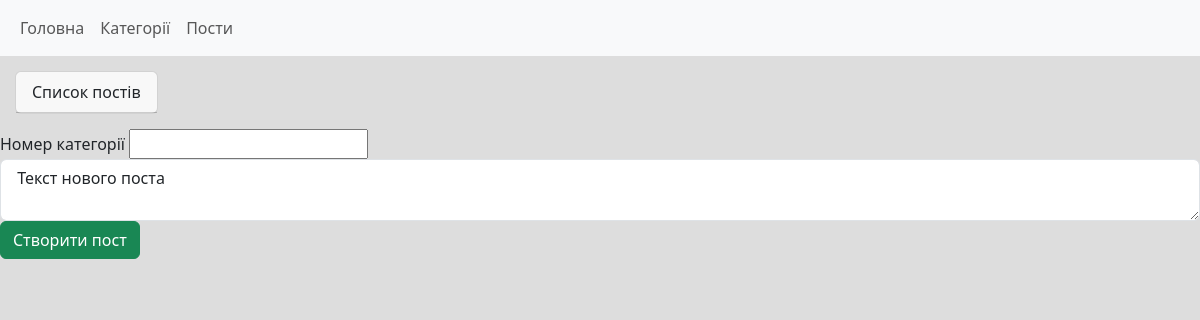
/categories/3, run on an earlier commit of the app's database.
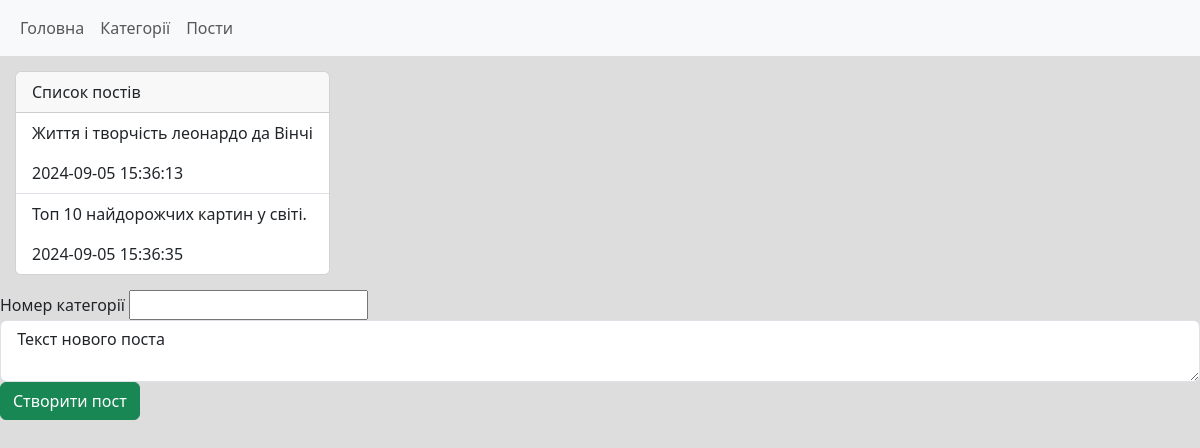
And on a later commit of the database.
### tables this page shows
CREATE TABLE post(
	post_id INTEGER PRIMARY KEY AUTOINCREMENT,
	category_id INTEGER, 
	text TEXT,
	datetime TEXT NOT NULL DEFAULT CURRENT_TIMESTAMP,
	
	FOREIGN KEY (category_id) REFERENCES category(category_id)
);

### main.py (the view)
@app.route("/categories/<id>", methods=["GET","POST"])
def posts_by_category(id):
    if request.method == "POST":
        category_id = request.form.get("category_id")
        text = request.form.get("text")
        db.addPost(category_id, text)
        return redirect(f"/categories/{id}")
    return render_template("post_list.html",
                           post_list=db.getPostsByCategory(id))

### db.py (called while the page is built)
def open():
    global conn, cursor
    conn = sqlite3.connect(db_name)
    cursor = conn.cursor()

def close():
    cursor.close()
    conn.close()

def getPostsByCategory(category_id):
    open()
    cursor.execute("SELECT * FROM post WHERE category_id = ?;",
                    [category_id])
    res = cursor.fetchall()
    close()
    return res

### templates/post_list.html
{% extends 'base.html' %}
{% block content %}
<div class="card card-list">
    <div class="card-header">
        Список постів
    </div>
    <ul class="list-group list-group-flush">
        {% for p in post_list %}
            <li class="list-group-item">
                <p>
                    {{p[2]}}
                </p>
                <span>{{p[-1]}}</span>
            </li>
        {% endfor %}
    </ul>
</div>
<div class="mb-3">
    <form method="post">
        <label >Номер категорії</label>
        <input type="number" name="category_id">
        <textarea class="form-control" name="text"> Текст нового поста </textarea>
        <input type="submit" value="Створити пост" class="btn btn-success">
    </form>
</div>
{% endblock %}

What changed in the data, as far as the page shows it:
added post: text "Життя і творчість леонардо да Вінчі", datetime "2024-09-05 15:36:13"
added post: text "Топ 10 найдорожчих картин у світі.", datetime "2024-09-05 15:36:35"
